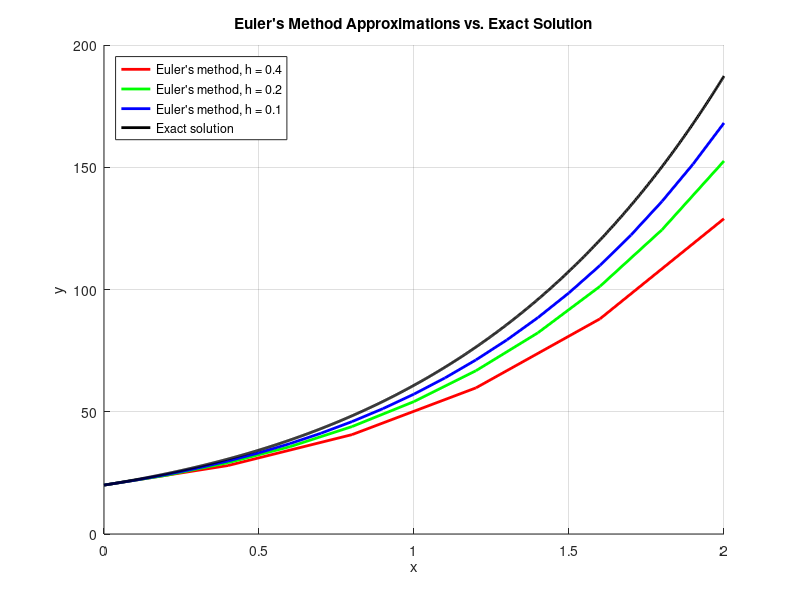

The MATLAB script that drew this image:
%xikai xu 400440917 

% Define the differential equation and exact solution
f = @(x, y) 9 * x + y;
exact_solution = @(x) 29 * exp(x) - 9 * x - 9;

% Define the step sizes
h_values = [0.4, 0.2, 0.1];

% Define the range of x-values
x_range = [0, 2];

% Define initial conditions
x0 = 0;
y0 = 20;

% Create a figure
figure;
hold on;
grid on;

% Colors for different step sizes
colors = {'r', 'g', 'b'};
legend_entries = {};

% Iterate over the different step sizes
for i = 1:length(h_values)
    h = h_values(i);
    x_values = x0:h:x_range(2);
    y_values = zeros(1, length(x_values));
    y_values(1) = y0;
    
    % Apply Euler's method
    for j = 1:length(x_values)-1
        y_values(j+1) = y_values(j) + h * f(x_values(j), y_values(j));
    end
    
    % Plot the Euler's method approximation
    plot(x_values, y_values, 'Color', colors{i}, 'LineWidth', 2);
    legend_entries{end+1} = ['Euler''s method, h = ', num2str(h)];
end

% Plot the exact solution
x_exact = linspace(x_range(1), x_range(2), 1000);
y_exact = exact_solution(x_exact);
plot(x_exact, y_exact, 'k', 'LineWidth', 2);
legend_entries{end+1} = 'Exact solution';

% Add labels and legend
xlabel('x');
ylabel('y');
title('Euler''s Method Approximations vs. Exact Solution');
legend(legend_entries, 'Location', 'NorthWest');

hold off;


